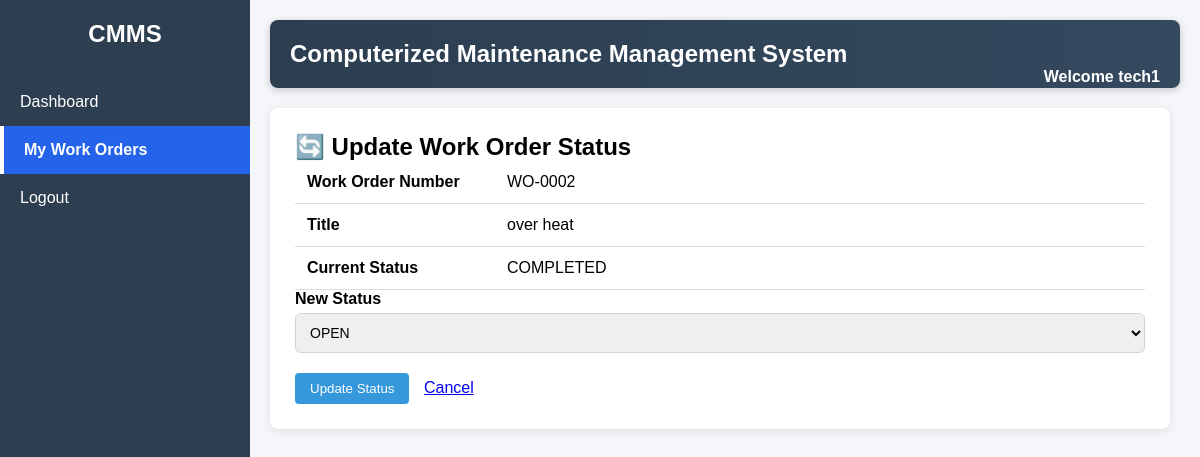
Page /workorders/2/update-status/ (signed in) on the earlier database version.
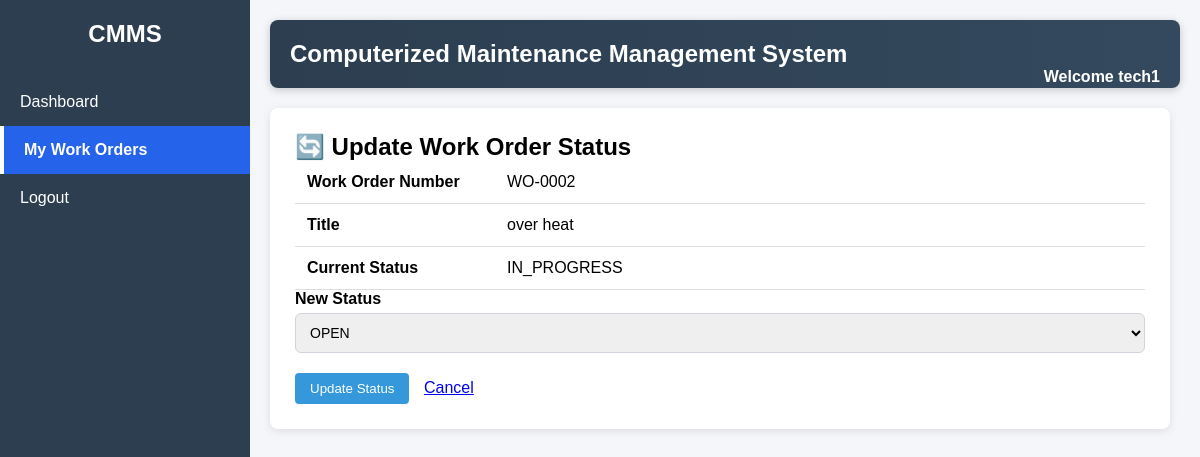
Same page on the later database version.
### workorders/models.py (models this page shows, shortened)
class WorkOrder(models.Model):
    STATUS_CHOICES = [
        ('OPEN', 'Open'),
        ('IN_PROGRESS', 'In Progress'),
        ('COMPLETED', 'Completed'),
    ]
    work_order_number = models.CharField(
        max_length=20,
        unique=True,
        blank=True
    )
    title = models.CharField(
        max_length=200
    )
    description = models.TextField()
    asset = models.ForeignKey(
        Asset,
        on_delete=models.CASCADE
    )
    status = models.CharField(
        max_length=20,
        choices=STATUS_CHOICES,
        default='OPEN'
    )
    created_date = models.DateField(
        auto_now_add=True
    )
    updated_date = models.DateTimeField(
        auto_now=True
    )
    assigned_to = models.ForeignKey(
        User,
        on_delete=models.SET_NULL,
        null=True,
        blank=True,
        related_name='assigned_work_orders'
    )
    due_date = models.DateField(
        null=True,
        blank=True
    )

### workorders/views.py (the view)
# urls.py: path('<int:id>/update-status/',update_work_order_status,name='update_work_order_status'),
@login_required
@user_passes_test(is_technician)
def update_work_order_status(request, id):
    work_order = get_work_order_by_id(id)
    if work_order.assigned_to != request.user:
        return redirect('/dashboard/')
    if request.method == 'POST':
        update_status(
            id=id,
            status=request.POST['status']
        )
        return redirect('/workorders/my-work-orders/')
    return render(
        request,
        'workorders/update_work_order_status.html',
        {
            'work_order': work_order,
            'current_page': 'myworkorders',
        }
    )

### accounts/context_processors.py (called while the page is built)
def user_roles(request):
    if not request.user.is_authenticated:
        return {}
    return {
        'is_admin': is_admin(request.user),
        'is_manager': is_manager(request.user),
        'is_technician': is_technician(request.user),
        'is_admin_or_manager': is_admin_or_manager(request.user),
    }

### accounts/permissions.py (called while the page is built)
def is_admin(user):
    return user.groups.filter(name='Admin').exists()

def is_manager(user):
    return user.groups.filter(name='Manager').exists()

def is_technician(user):
    return user.groups.filter(name='Technician').exists()

def is_admin_or_manager(user):
    return (
        is_admin(user)
        or
        is_manager(user)
    )

### workorders/services.py (called while the page is built)
def get_work_order_by_id(id):
    return WorkOrder.objects.get(id=id)

### templates/workorders/update_work_order_status.html (shortened to what this page needs)
{% extends 'base.html' %}
{% block content %}
<div class="page-card">
    <h2>🔄 Update Work Order Status</h2>
    <table class="detail-table">
        <tr>
            <td class="detail-label">Work Order Number</td>
            <td>{{ work_order.work_order_number }}</td>
        </tr>
        <tr>
            <td class="detail-label">Title</td>
            <td>{{ work_order.title }}</td>
        </tr>
        <tr>
            <td class="detail-label">Current Status</td>
            <td>{{ work_order.status }}</td>
        </tr>
    </table>
    <form method="post">
        <div class="form-group">
            <label>New Status</label>
            <select name="status">
                <option value="OPEN">OPEN</option>
            </select>
        </div>
        <button type="submit" class="btn">
            Update Status
        </button>
        <a href="{% url 'my_work_orders' %}"
           class="btn"
           style="margin-left:10px;">
            Cancel
        </a>
    </form>
</div>
{% endblock %}

Differences in the rows shown:
changed WorkOrder "WO-0002": status "COMPLETED" → "IN_PROGRESS"
